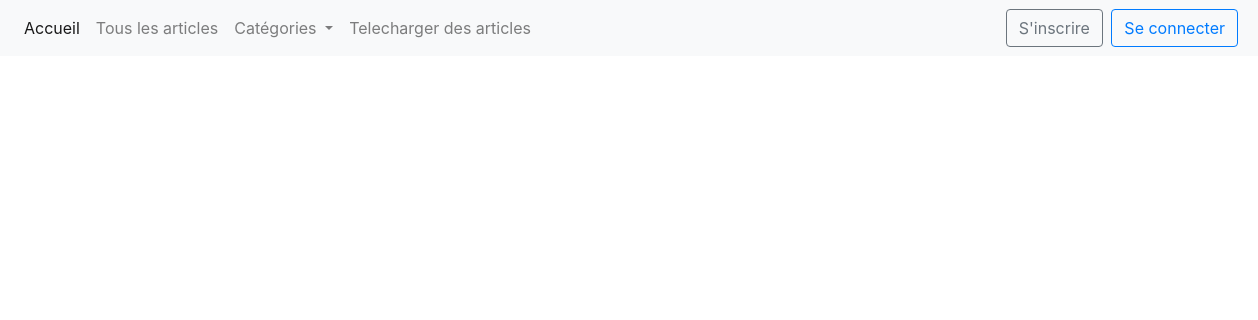
The app's page /articles/politique, older data.
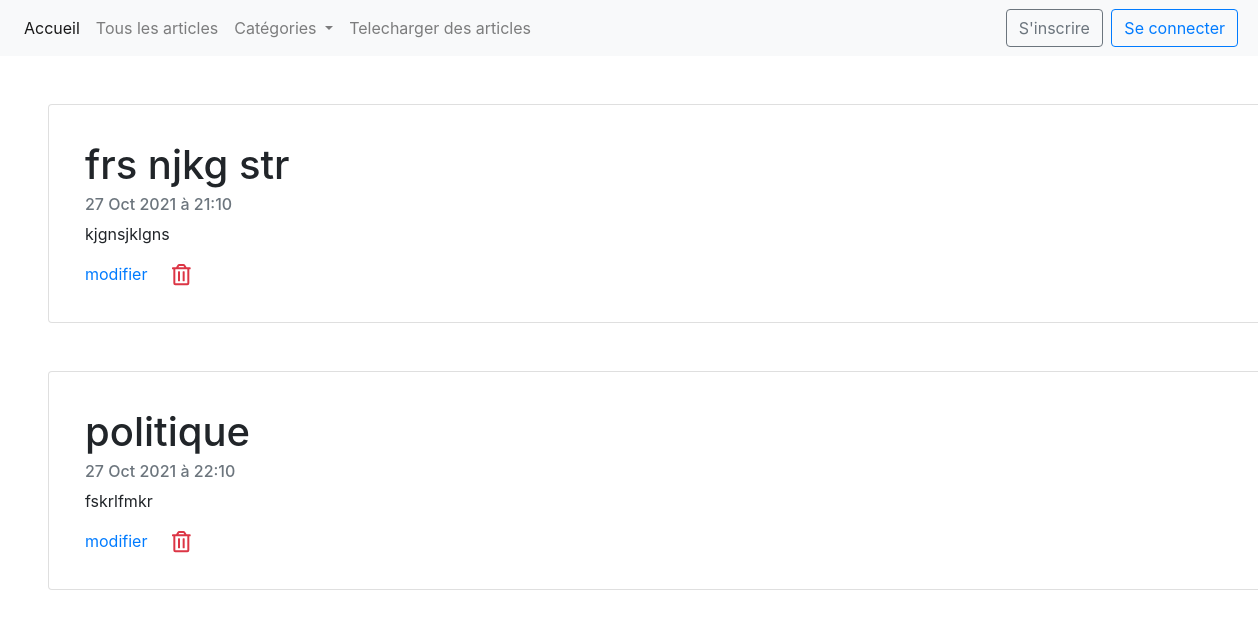
The same page, newer data.
### App/models.py (models this page shows)
class Article(models.Model):
    titre = models.CharField(max_length=30)
    description = models.CharField(max_length=300)
    date = models.DateTimeField(default=timezone.now, blank=True)
    cat_choises = (
        ('sport', 'sport'),
        ('sante', 'sante'),
        ('politique', 'politique'),
    )
    categorie = models.CharField(max_length=30, choices=cat_choises)

### App/views.py (the view)
# urls.py: path('articles/politique', categorie_politique,name='politique' ),
def categorie_politique(request):
    liste_article = Article.objects.filter(categorie="politique")
    context = {'liste_articles': liste_article}
    return render(request, 'categorie-politique.html', context)

### App/templates/categorie-politique.html
{% extends 'base.html' %}
{% block content %}
 {% for article in liste_articles %}
                    <div class="card w-100 p-3 m-5" >
                        <div class="card-body">
                            <h1 class="card-title">{{article.titre}}</h1>
                            <h6 class="card-subtitle mb-2 text-muted">{{article.date}}</h6>
                            <p class="card-text">{{article.description}}</p>
                            <a href="edit/{{ article.id}}" class="card-link">modifier</a>
                            <a href="delete/{{ article.id}}" class="card-link"><i class="far fa-trash-alt fa-lg text-danger"></i></a>
                        </div>
                        </div>
                    {% endfor %}
{% endblock %}

Row changes from the older to the newer data that the page shows:
added Article: titre "frs njkg str", date "27 Oct 2021 à 21:10", description "kjgnsjklgns"
added Article: titre "politique", date "27 Oct 2021 à 22:10", description "fskrlfmkr"
